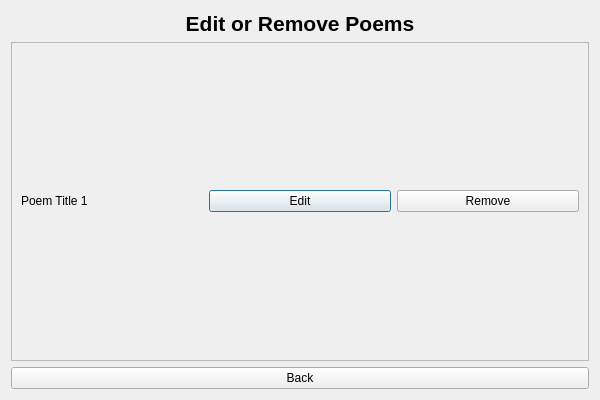
<?xml version="1.0" encoding="UTF-8"?>
<ui version="4.0">
 <class>Editpoem</class>
 <widget class="QDialog" name="Editpoem">
  <property name="geometry">
   <rect>
    <x>0</x>
    <y>0</y>
    <width>600</width>
    <height>400</height>
   </rect>
  </property>
  <property name="windowTitle">
   <string>Edit Poems</string>
  </property>
  <layout class="QVBoxLayout" name="verticalLayout">
   <item>
    <widget class="QLabel" name="label_title">
     <property name="font">
      <font>
       <pointsize>16</pointsize>
       <bold>true</bold>
      </font>
     </property>
     <property name="text">
      <string>Edit or Remove Poems</string>
     </property>
     <property name="alignment">
      <set>Qt::AlignmentFlag::AlignCenter</set>
     </property>
    </widget>
   </item>
   <item>
    <widget class="QScrollArea" name="scrollArea">
     <property name="widgetResizable">
      <bool>true</bool>
     </property>
     <widget class="QWidget" name="scrollAreaWidgetContents">
      <property name="geometry">
       <rect>
        <x>0</x>
        <y>0</y>
        <width>586</width>
        <height>338</height>
       </rect>
      </property>
      <layout class="QGridLayout" name="gridLayout">
       <item row="0" column="0">
        <widget class="QLabel" name="label_poemTitle1">
         <property name="text">
          <string>Poem Title 1</string>
         </property>
        </widget>
       </item>
       <item row="0" column="1">
        <widget class="QPushButton" name="pushButton_editPoem1">
         <property name="text">
          <string>Edit</string>
         </property>
        </widget>
       </item>
       <item row="0" column="2">
        <widget class="QPushButton" name="pushButton_removePoem1">
         <property name="text">
          <string>Remove</string>
         </property>
        </widget>
       </item>
      </layout>
     </widget>
    </widget>
   </item>
   <item>
    <widget class="QPushButton" name="pushButton_back">
     <property name="text">
      <string>Back</string>
     </property>
    </widget>
   </item>
  </layout>
 </widget>
 <resources/>
 <connections/>
</ui>
